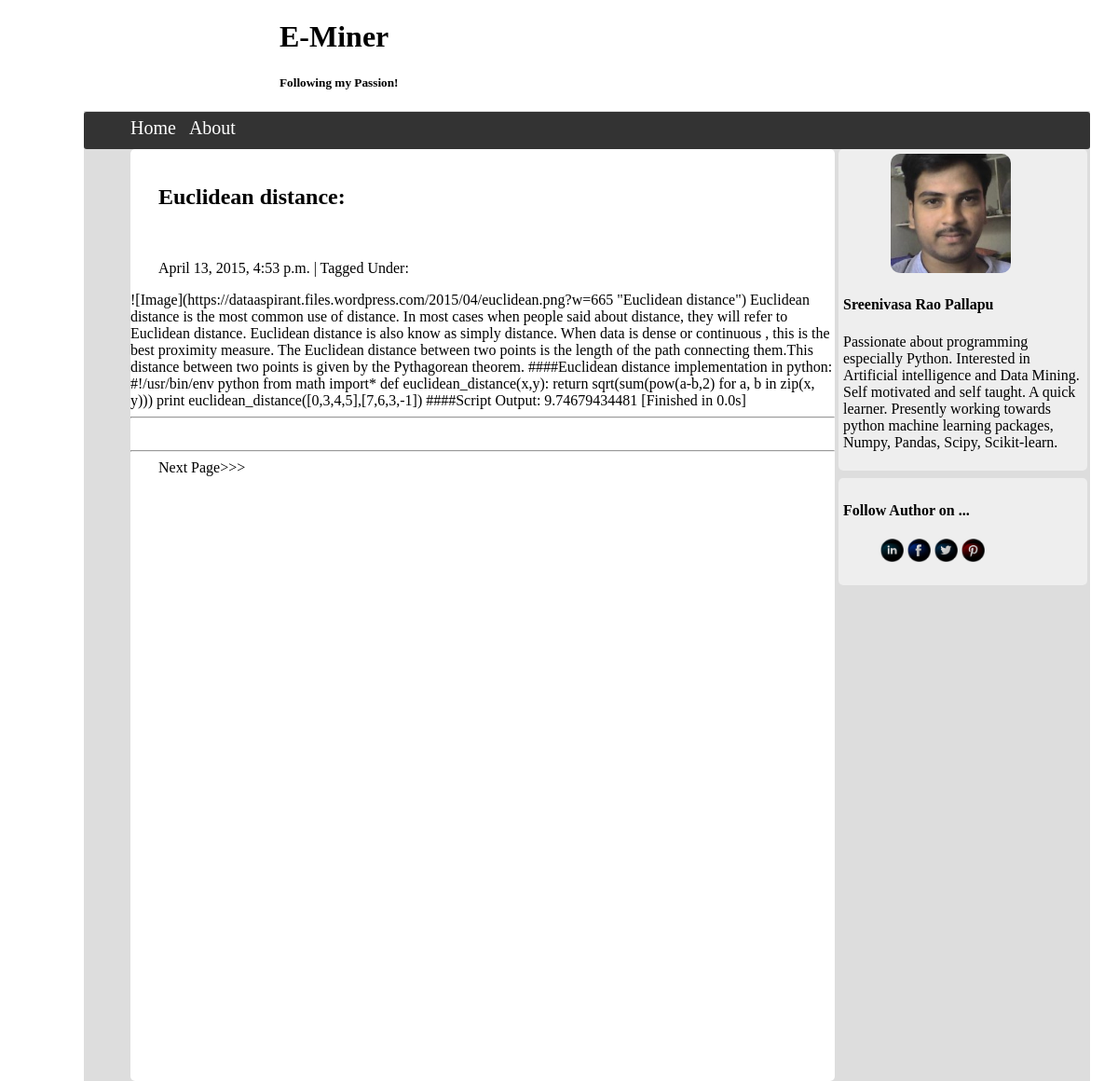
The page /blog/ on the database as committed earlier.
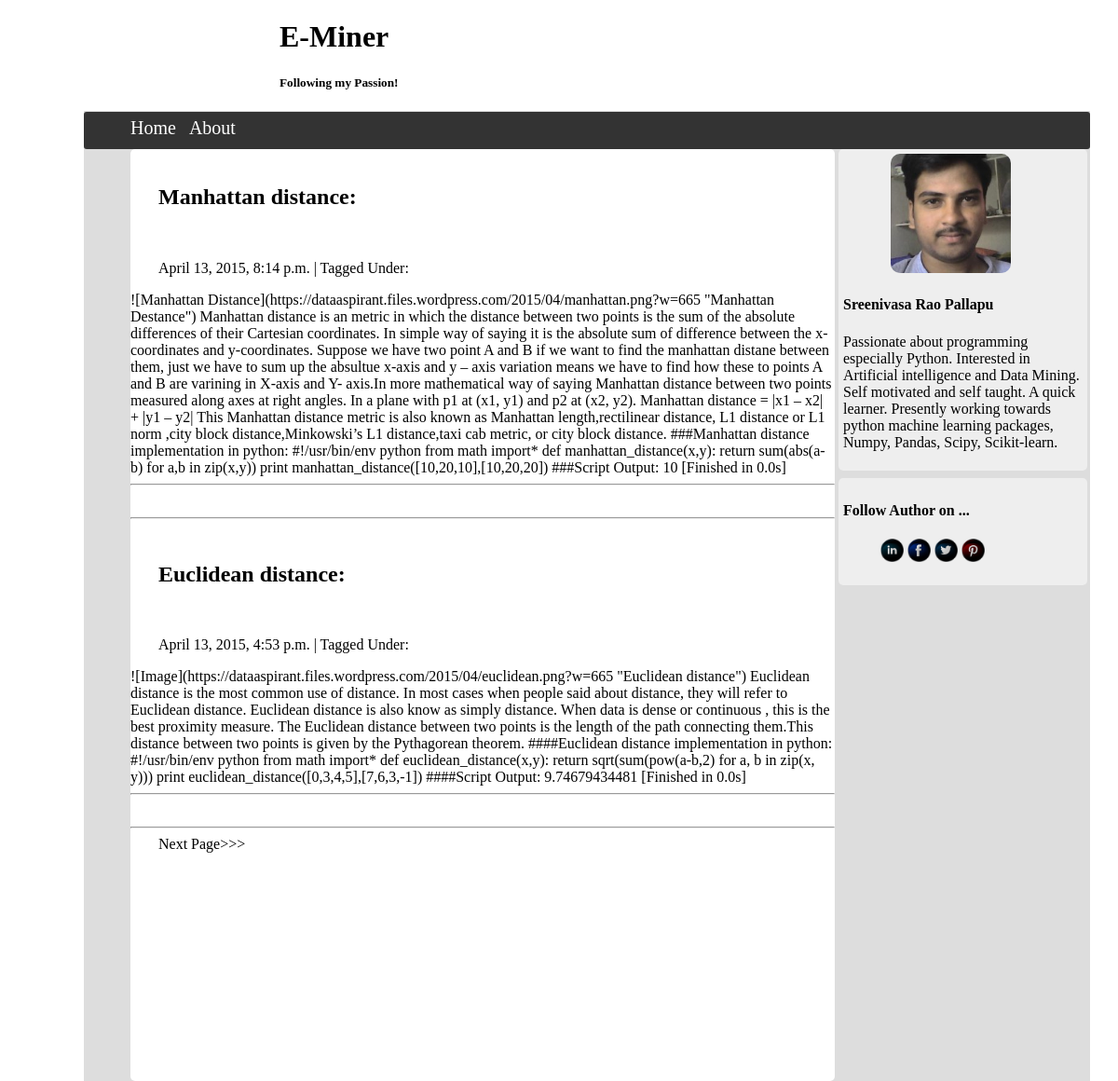
The same page on the database as committed later.
### eminer/models.py (models this page shows, shortened)
class NewEntry(models.Model):
    title = models.CharField(max_length=200,)
    body = MarkdownField()
    published = models.BooleanField(default=True)
    posted = models.DateTimeField(auto_now_add=True)
    modified = models.DateTimeField(auto_now=True)
    slug = models.SlugField(max_length = 200,)
    tag = models.ManyToManyField(Tag)

### eminer/views.py (the view)
# urls.py: url(r'^(?P<post_name>[\w\-]+)/$', views.BlogView, name = 'entry-detail'),
def BlogView(request, post_name=None, count=0):
    if post_name == None:
        count = int(count)
        posts = NewEntry.objects.order_by('-posted')[count:count+2]
        count += 2
        """try:
            posts = NewEntry.objects.order_by('-posted')[count:count+5]
            count = count + 5
        except DoesNotExist:
            posts = NewEntry.objects.order_by('-posted')[:5]"""
        val = 0
    else:
        posts = NewEntry.objects.get(slug=post_name)
        val = 1
    return render(request, 'eminer/index.html', {'posts':posts, 'val':val, 'count':count})

### templates/eminer/index.html
{% extends 'eminer/base.html' %}
{% load django_markdown %}
{% block index_view %}
{% if not val %}
        {% for post in posts %}
        <a href="/blog/{{ post.slug }}/"><h2>{{ post.title }}</h2></a>
        <p>{{post.posted }} | Tagged Under: {{ post.tag.all|join:", "}}</p>
        {{ post.body|markdown }}
        <hr/><br /><hr />
        {% endfor %}
{% else %}
    <a href="/blog/{{ posts.slug }}/"><h2>{{ posts.title }}</h2></a>
        <p>{{posts.posted }} | Tagged Under: {{ posts.tag.all|join:", "}}</p>
        {{ posts.body|markdown }}
{% endif %}
<a href="/blog/pages/{{ count }}/">Next Page>>></a>
{% endblock %}

Rows that differ between the two databases and show on the page:
added NewEntry: title "Manhattan distance:", posted "April 13, 2015, 8:14 p.m.", body "![Manhattan Distance](https://dataaspirant.files.wordpress.com/2015/04/manhattan.png?w=665 \"Manhattan Destance\") Manhattan distance is an metric in which the distance between two points is the sum of the absolute differences of their Cartesian coordinates. In simple way of saying it is the absolute sum of difference between the x-coordinates and y-coordinates. Suppose we have two point A and B if we want to find the manhattan distane between them, just we have to sum up the absultue x-axis and y – axis variation means we have to find how these to points A and B are varining in X-axis and Y- axis.In more mathematical way of saying Manhattan distance between two points measured along axes at…"
